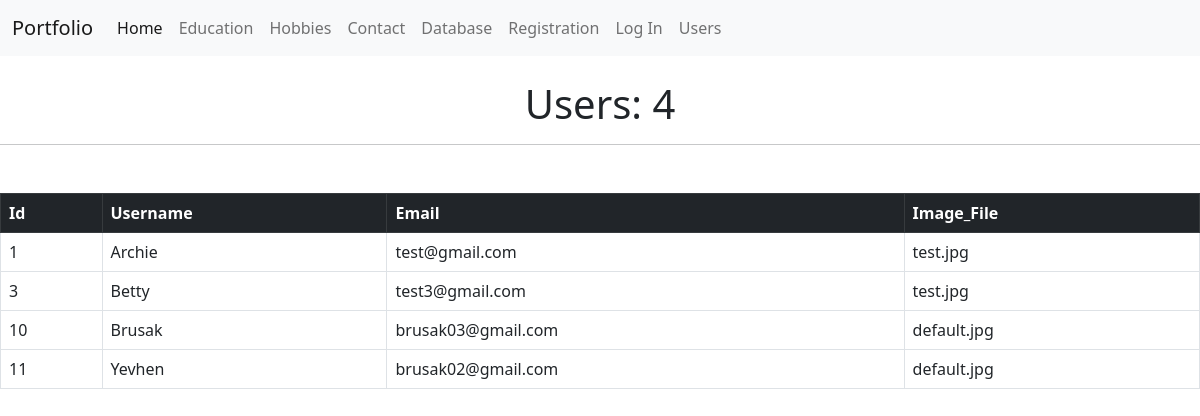
/users, run on an earlier commit of the app's database.
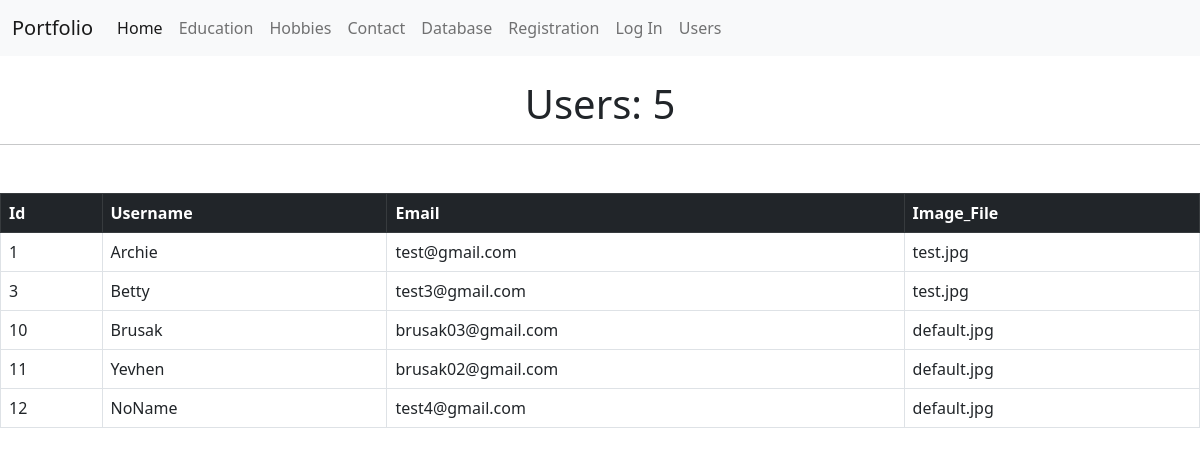
And on a later commit of the database.
### app/account/models.py (models this page shows, shortened)
class User(db.Model, UserMixin) :
    id = db.Column(db.Integer, primary_key=True)
    username = db.Column(db.String(20), unique=True, nullable=False)
    email = db.Column(db.String(120), unique=True, nullable=False)
    image_file = db.Column(db.String(20), nullable=False, default='default.jpg')
    password = db.Column(db.String(60), nullable=False)
    @property
    def password_hash(self):
        raise AttributeError('Is not readable')

### app/account/views.py (the view)
@account_bp.route('/users')
def users():
    all_users = User.query.all()
    count_users = User.query.count()
    return render_template('users.html', all_users=all_users, count=count_users)

### app/account/templates/account/users.html (shortened to what this page needs)
{% extends 'layout.html' %}
{% block name %}
<br><h1 class="text-center">Users: {{count}}</h1>
{% endblock %}
{% block body %}
    {% if all_users %}
<table class="table table-hover table-bordered">
    <thead class="table-dark">
      <tr>
       <th scope="col">Id</th>
       <th scope="col">Username</th>
       <th scope="col">Email</th>
       <th scope="col">Image_File</th>
      </tr>
    </thead>
    {% for data in all_users %}
    <tbody>
      <tr>
       <td>{{data.id}}</td>
       <td>{{data.username}}</td>
       <td>{{data.email}}</td>
       <td>{{data.image_file}}</td>
       </tr>
    </tbody>
    {% endfor%}
 </table>
    {% else %}
    <h4>No Users Registered!</h4>
    {% endif %}
{% endblock %}

### app/templates/layout.html (shortened to what this page needs)
<html lang="en">
<head>
    <link href="{{url_for('static', filename = 'css/bootstrap.min.css')}}" rel="stylesheet">
</head>
<body>
    {% include "nav.html" %}
    {% block name %}
    {% endblock %}
    <hr class="col-3 col-md-12 mb-5">
    {% block body %}
    {% endblock %}
</body>
</html>

### app/templates/nav.html (shortened to what this page needs)
<nav class="navbar navbar-expand-lg bg-light">
    <div class="container-fluid">
        <a class="navbar-brand" href="{{ url_for('home.portfolio') }}">Portfolio</a>
        <div class="collapse navbar-collapse" id="navbarNavAltMarkup">
            <div class="navbar-nav">
                <a class="nav-link active" aria-current="page" href="{{ url_for('home.home') }}">Home</a>
                <a class="nav-link" href="{{ url_for('home.education') }}">Education</a>
                <a class="nav-link" href="{{ url_for('home.hobbies') }}">Hobbies</a>
                <a class="nav-link" href="{{ url_for('cabinet.contact') }}">Contact</a>
                <a class="nav-link" href="{{ url_for('cabinet.database') }}">Database</a>
                {% if current_user.is_authenticated == false %}
                <a class="nav-link" href="{{ url_for('account.register') }}">Registration</a>
                <a class="nav-link" href="{{ url_for('account.login') }}">Log In</a>
                {% else %}
                <a class="nav-link" href="{{ url_for('account.account') }}">My account</a>
                <a class="nav-link" href="{{ url_for('account.logout') }}">Logout</a>
                {% endif %}
                <a class="nav-link" href="{{ url_for('account.users') }}">Users</a>
            </div>
        </div>
    </div>
</nav>

What changed in the data, as far as the page shows it:
added User: id "12", username "NoName", email "test4@gmail.com", image_file "default.jpg"
Also different on the page:
{{ count }}: "4" → "5"
